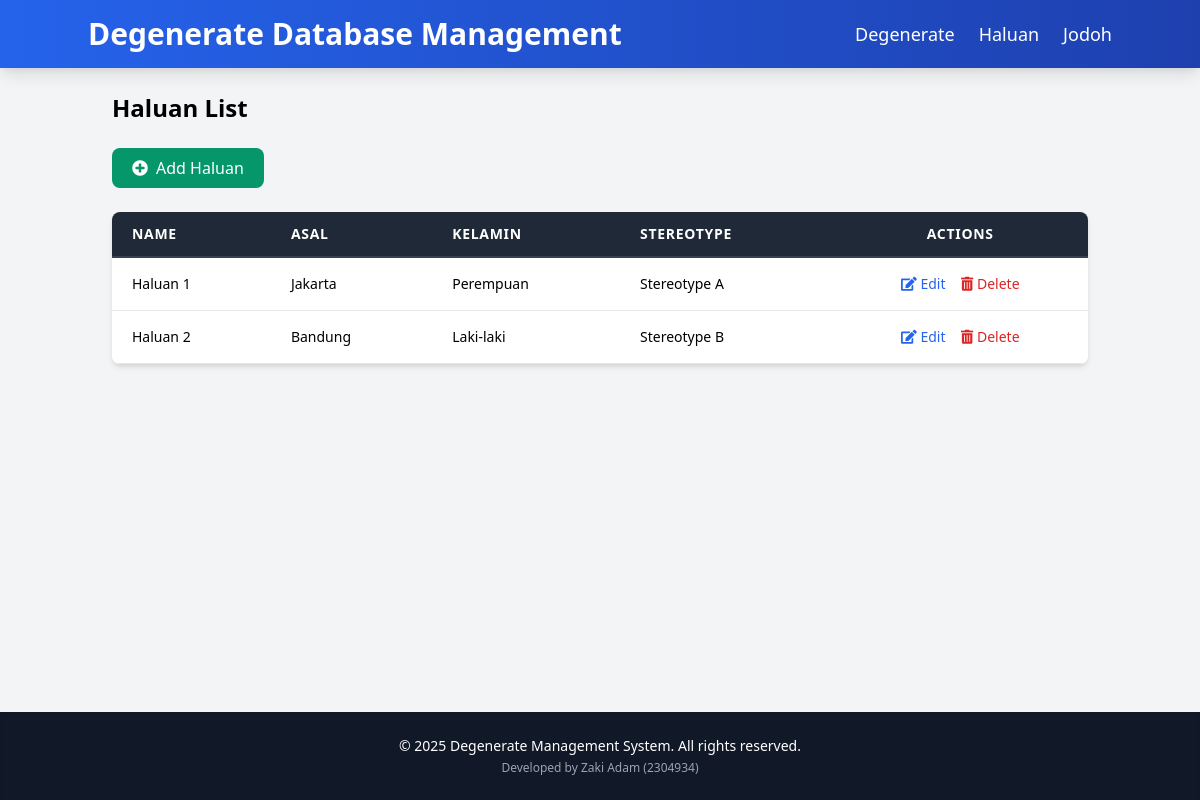
Page /index.php?entity=haluan on the committed database.
### tables this page shows
CREATE TABLE haluan (
    id INT AUTO_INCREMENT PRIMARY KEY,
    name VARCHAR(100) NOT NULL,
    asal VARCHAR(100) NOT NULL,   
    kelamin ENUM('Laki-laki', 'Perempuan') NOT NULL,   
    stereotipe VARCHAR(255) NOT NULL   
);

### model/Haluan.php (called while the page is built, shortened)
<?php
require_once 'config/Database.php';
class Haluan
{
    private $conn;
    private $table = 'haluan';
    public function __construct()
    {
        $database = new Database();
        $this->conn = $database->getConnection();
    }
    public function getAll()
    {
        $query = "SELECT * FROM " . $this->table;
        $stmt = $this->conn->prepare($query);
        $stmt->execute();
        return $stmt->fetchAll(PDO::FETCH_ASSOC);
    }
}

### config/Database.php (called while the page is built, shortened)
<?php
class Database
{
    private $host = "localhost";
    private $username = "root";
    private $password = "";
    private $database = "db_jodoh";
    public function getConnection()
    {
        $this->conn = null;
        try {
            $this->conn = new PDO("mysql:host=" . $this->host . ";dbname=" . $this->database, $this->username, $this->password);
            $this->conn->setAttribute(PDO::ATTR_ERRMODE, PDO::ERRMODE_EXCEPTION);
        } catch (PDOException $e) {
            echo "Connection error: " . $e->getMessage();
        }
        return $this->conn;
    }
}

### viewmodel/HaluanViewModel.php (called while the page is built, shortened)
<?php
require_once 'model/Haluan.php';
class HaluanViewModel
{
    private $haluan;
    public function __construct()
    {
        $this->haluan = new Haluan();
    }
    public function getHaluanList()
    {
        return $this->haluan->getAll();
    }
}

### views/haluan_list.php (the view, shortened to what this page needs)
<?php
require_once 'views/template/header.php';
?>
<h2 class="text-2xl font-semibold mb-6">Haluan List</h2>
<a href="index.php?entity=haluan&action=add" class="bg-green-600 hover:bg-green-700 text-white px-5 py-2 rounded-lg mb-6 inline-flex items-center transition duration-300 transform hover:scale-105">
    <i class="fas fa-plus-circle mr-2"></i> Add Haluan
</a>
<div class="bg-white shadow-md rounded-lg overflow-hidden">
    <table class="min-w-full leading-normal">
        <thead>
            <tr class="bg-gray-800 text-white">
                <th class="px-5 py-3 border-b-2 border-gray-700 text-left text-sm uppercase font-semibold tracking-wider">Name</th>
                <th class="px-5 py-3 border-b-2 border-gray-700 text-left text-sm uppercase font-semibold tracking-wider">Asal</th>
                <th class="px-5 py-3 border-b-2 border-gray-700 text-left text-sm uppercase font-semibold tracking-wider">Kelamin</th>
                <th class="px-5 py-3 border-b-2 border-gray-700 text-left text-sm uppercase font-semibold tracking-wider">Stereotype</th>
                <th class="px-5 py-3 border-b-2 border-gray-700 text-center text-sm uppercase font-semibold tracking-wider">Actions</th>
            </tr>
        </thead>
        <tbody>
            <?php if (!empty($haluanList)): ?>
                <?php foreach ($haluanList as $halu): ?>
                    <tr class="hover:bg-gray-50 transition duration-150 ease-in-out">
                        <td class="px-5 py-4 border-b border-gray-200 bg-white text-sm"><?php echo htmlspecialchars($halu['name']); ?></td>
                        <td class="px-5 py-4 border-b border-gray-200 bg-white text-sm"><?php echo htmlspecialchars($halu['asal']); ?></td>
                        <td class="px-5 py-4 border-b border-gray-200 bg-white text-sm"><?php echo htmlspecialchars($halu['kelamin']); ?></td>
                        <td class="px-5 py-4 border-b border-gray-200 bg-white text-sm"><?php echo htmlspecialchars($halu['stereotipe']); ?></td>
                        <td class="px-5 py-4 border-b border-gray-200 bg-white text-sm text-center">
                            <a href="index.php?entity=haluan&action=edit&id=<?php echo htmlspecialchars($halu['id']); ?>" class="text-blue-600 hover:text-blue-900 mr-3 transition duration-300">
                                <i class="fas fa-edit"></i> Edit
                            </a>
                            <a href="index.php?entity=haluan&action=delete&id=<?php echo htmlspecialchars($halu['id']); ?>" class="text-red-600 hover:text-red-900 transition duration-300" onclick="return confirm('Are you sure you want to delete this record?');">
                                <i class="fas fa-trash-alt"></i> Delete
                            </a>
                        </td>
                    </tr>
                <?php endforeach; ?>
            <?php else: ?>
                <tr>
                    <td colspan="5" class="px-5 py-4 border-b border-gray-200 bg-white text-sm text-center">No records found.</td>
                </tr>
            <?php endif; ?>
        </tbody>
    </table>
</div>
<?php
require_once 'views/template/footer.php';
?>

### rows in the picture
haluan: name "Haluan 1", asal "Jakarta", kelamin "Perempuan", stereotipe "Stereotype A"
haluan: name "Haluan 2", asal "Bandung", kelamin "Laki-laki", stereotipe "Stereotype B"
